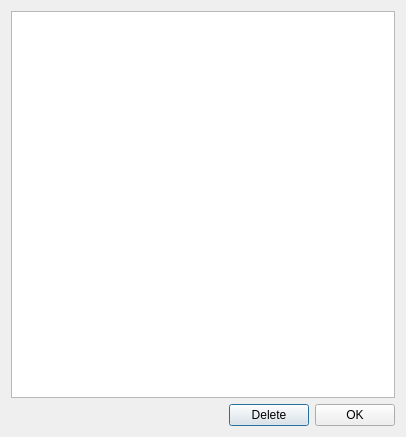
<?xml version="1.0" encoding="UTF-8"?>
<ui version="4.0">
 <class>PluginManagerUI</class>
 <widget class="QDialog" name="PluginManagerUI">
  <property name="geometry">
   <rect>
    <x>0</x>
    <y>0</y>
    <width>406</width>
    <height>437</height>
   </rect>
  </property>
  <property name="windowTitle">
   <string>Plugin Manager</string>
  </property>
  <layout class="QGridLayout" name="gridLayout">
   <item row="0" column="0">
    <widget class="QListWidget" name="lstModels">
     <property name="editTriggers">
      <set>QAbstractItemView::NoEditTriggers</set>
     </property>
     <property name="selectionMode">
      <enum>QAbstractItemView::ExtendedSelection</enum>
     </property>
    </widget>
   </item>
   <item row="1" column="0">
    <layout class="QHBoxLayout" name="horizontalLayout">
     <item>
      <spacer name="horizontalSpacer">
       <property name="orientation">
        <enum>Qt::Horizontal</enum>
       </property>
       <property name="sizeHint" stdset="0">
        <size>
         <width>40</width>
         <height>20</height>
        </size>
       </property>
      </spacer>
     </item>
     <item>
      <widget class="QPushButton" name="cmdDelete">
       <property name="text">
        <string>Delete</string>
       </property>
      </widget>
     </item>
     <item>
      <widget class="QPushButton" name="cmdOK">
       <property name="text">
        <string>OK</string>
       </property>
      </widget>
     </item>
    </layout>
   </item>
  </layout>
 </widget>
 <resources/>
 <connections/>
</ui>
